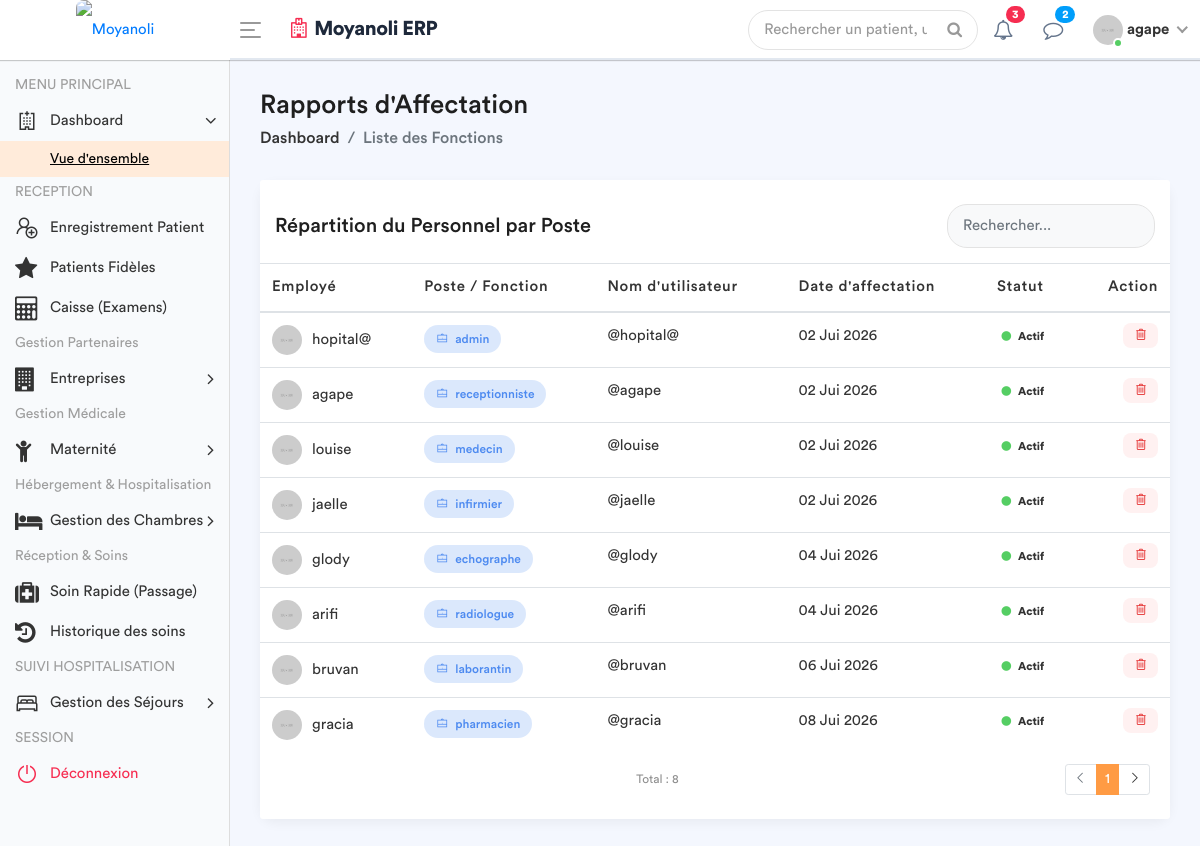
The app's page /employe-poste/ (signed in) with its own data.
### apps/models.py (models this page shows, shortened)
class Fonction(models.Model):
    fonctionKey = models.ForeignKey(Role, on_delete=models.SET_NULL, null=True)
    userKey = models.ForeignKey(User, on_delete=models.SET_NULL, null=True, related_name='user_fonction')
    autorisation = models.CharField(max_length=30, default='oui')

class Role(models.Model):
    roleName = models.CharField(max_length=30)

### apps/views.py (the view)
# urls.py: path('employe-poste/', views.liste_employe_poste, name='liste_employe_poste'),
@login_required
def liste_employe_poste(request):
    role_user = Fonction.objects.filter(userKey=request.user).first()
    fonctionKey = role_user.fonctionKey.roleName if role_user else None
    liste_postes = Fonction.objects.all().select_related('userKey', 'fonctionKey')
    context = {
        'liste_postes': liste_postes,
        'fonctionKey': fonctionKey,
    }
    return render(request, 'back-end/liste_fonctions.html', context)

### apps/templates/back-end/liste_fonctions.html (shortened to what this page needs)
<!DOCTYPE html>
{% load static %}
<html lang="fr">
    <head>
        {% include 'back-end/includes/css.html'%}
    </head>
    <body>
        <div class="main-wrapper">
            {% include 'back-end/includes/header.html'%}
            {% include 'back-end/includes/sidebar.html'%}
            <div class="page-wrapper">
                <div class="content container-fluid">
                    <div class="page-header">
                        <div class="row align-items-center">
                            <div class="col">
                                <h3 class="page-title">Rapports d'Affectation</h3>
                                <ul class="breadcrumb">
                                    <li class="breadcrumb-item"><a href="{% url 'dashboard' %}">Dashboard</a></li>
                                    <li class="breadcrumb-item active">Liste des Fonctions</li>
                                </ul>
                            </div>
                        </div>
                    </div>
                    <div class="row">
                        <div class="col-md-12">
                            <div class="card card-table">
                                <div class="card-header bg-white border-0 pt-4">
                                    <div class="row align-items-center">
                                        <div class="col">
                                            <h4 class="card-title mb-0">Répartition du Personnel par Poste</h4>
                                        </div>
                                        <div class="col-auto">
                                            <div class="search-box-container">
                                                <input type="text" id="searchInput" class="form-control" placeholder="Rechercher...">
                                            </div>
                                        </div>
                                    </div>
                                </div>
                                <div class="card-body">
                                    <div class="table-responsive">
                                        <table class="table table-hover table-center mb-0">
                                            <thead>
                                                <tr>
                                                    <th>Employé</th>
                                                    <th>Poste / Fonction</th>
                                                    <th>Nom d'utilisateur</th>
                                                    <th>Date d'affectation</th>
                                                    <th>Statut</th>
                                                    <th class="text-right">Action</th>
                                                </tr>
                                            </thead>
                                            <tbody id="tableBody">
                                                {% for poste in liste_postes %}
                                                <tr>
                                                    <td>
                                                        <h2 class="table-avatar">
                                                            <img src="/static/back-end/assets/img/profiles/avatar-01.jpg" alt="">
                                                            {{ poste.userKey.get_full_name|default:poste.userKey.username }}
                                                        </h2>
                                                    </td>
                                                    <td>
                                                        <span class="badge bg-inverse-primary badge-role">
                                                            <i class="la la-briefcase mr-1"></i> {{ poste.fonctionKey.roleName }}
                                                        </span>
                                                    </td>
                                                    <td>@{{ poste.userKey.username }}</td>
                                                    <td>{{ poste.userKey.date_joined|date:"d M Y" }}</td>
                                                    <td>
                                                        {% if poste.userKey.is_active %}
                                                            <span class="badge badge-success-border"><i class="fa fa-circle text-success mr-1"></i> Actif</span>
                                                        {% else %}
                                                            <span class="badge badge-danger-border"><i class="fa fa-circle text-danger mr-1"></i> Inactif</span>
                                                        {% endif %}
                                                    </td>
                                                    <td class="text-right">
                                                        <a href="{% url 'supprimer_poste' poste.id %}"
                                                           class="btn-delete"
                                                           onclick="return confirm('Êtes-vous sûr de vouloir supprimer cette affectation ?');"
                                                           title="Supprimer l'affectation">
                                                            <i class="la la-trash-alt"></i>
                                                        </a>
                                                    </td>
                                                </tr>
                                                {% empty %}
                                                <tr>
                                                    <td colspan="6" class="text-center text-muted py-4">
                                                        Aucune affectation enregistrée.
                                                    </td>
                                                </tr>
                                                {% endfor %}
                                            </tbody>
                                        </table>
                                    </div>
                                </div>
                                <div class="card-footer bg-white border-0 pb-4">
                                    <div class="row align-items-center">
                                        <div class="col">
                                            <small class="text-muted">Total : {{ liste_postes|length }}</small>
                                        </div>
                                        <div class="col-auto">
                                            <ul class="pagination pagination-sm mb-0">
                                                <li class="page-item disabled"><a class="page-link" href="#"><i class="la la-angle-left"></i></a></li>
                                                <li class="page-item active"><a class="page-link" href="#">1</a></li>
                                                <li class="page-item"><a class="page-link" href="#"><i class="la la-angle-right"></i></a></li>
                                            </ul>
                                        </div>
                                    </div>
                                </div>
                            </div>
                        </div>
                    </div>
                </div>
            </div>
        </div>
    </body>
</html>

### apps/templates/back-end/includes/header.html (shortened to what this page needs)
{% load static %}
<div class="header" style="background: #ffffff; border-bottom: 2px solid #e2e8f0;">
    <div class="header-left" style="background: #ffffff;">
        <a href="{% url 'home' %}" class="logo">
            <img src="{% static 'front-end/assets/dr/logo.jpeg' %}" width="45" height="45" alt="Moyanoli" style="border-radius: 8px;">
        </a>
    </div>
    <a id="toggle_btn" href="javascript:void(0);" style="color: #007bff;">
        <span class="bar-icon">
            <span></span>
            <span></span>
            <span></span>
        </span>
    </a>
    <div class="page-title-box">
        <h3 style="color: #1e293b; font-weight: 700; letter-spacing: -0.5px;">
            <i class="fa fa-hospital-o text-danger mr-2"></i>Moyanoli ERP
        </h3>
    </div>
    <ul class="nav user-menu">
        <li class="nav-item">
            <div class="top-nav-search">
                <form action="#">
                    <input class="form-control" type="text" placeholder="Rechercher un patient, un dossier...">
                    <button class="btn" type="submit"><i class="fa fa-search"></i></button>
                </form>
            </div>
        </li>
        <li class="nav-item dropdown">
            <a href="#" class="dropdown-toggle nav-link" data-toggle="dropdown">
                <i class="fa fa-bell-o" style="color: #64748b;"></i> <span class="badge badge-pill bg-danger">3</span>
            </a>
        </li>
        <li class="nav-item dropdown">
            <a href="#" class="dropdown-toggle nav-link" data-toggle="dropdown">
                <i class="fa fa-comment-o" style="color: #64748b;"></i> <span class="badge badge-pill bg-info">2</span>
            </a>
        </li>
        <li class="nav-item dropdown has-arrow main-drop">
            <a href="#" class="dropdown-toggle nav-link" data-toggle="dropdown">
                <span class="user-img">
                    <img src="{% static 'back-end/assets/img/profiles/avatar-21.jpg' %}" alt="">
                    <span class="status online"></span>
                </span>
                <span style="font-weight: 600;">{{ user.username }}</span>
            </a>
        </li>
    </ul>
</div>

### apps/templates/back-end/liste_fonctions.html (style rules this page uses)
.page-wrapper { background-color: #f4f7fe; }
.card-table { border: none; border-radius: 15px; box-shadow: 0 4px 12px rgba(0,0,0,0.05); }
.badge-role { padding: 8px 12px; border-radius: 20px; font-weight: 500; font-size: 12px; }
.table-avatar img { width: 30px; height: 30px; border-radius: 50%; margin-right: 10px; }
.search-box-container { max-width: 300px; }
.search-box-container .form-control { border-radius: 20px; padding-left: 15px; background-color: #f8f9fa; border: 1px solid #e3e3e3; }
.btn-delete { color: #e63c3c; background: #fff1f1; border: none; padding: 5px 10px; border-radius: 8px; transition: all 0.3s; }

### records on screen
Fonction: userKey.get_full_name "hopital@", fonctionKey.roleName "admin", userKey.username "hopital@", userKey.date_joined "02 Jui 2026", shows "Actif"
Fonction: userKey.get_full_name "agape", fonctionKey.roleName "receptionniste", userKey.username "agape", userKey.date_joined "02 Jui 2026", shows "Actif"
Fonction: userKey.get_full_name "louise", fonctionKey.roleName "medecin", userKey.username "louise", userKey.date_joined "02 Jui 2026", shows "Actif"
Fonction: userKey.get_full_name "jaelle", fonctionKey.roleName "infirmier", userKey.username "jaelle", userKey.date_joined "02 Jui 2026", shows "Actif"
Fonction: userKey.get_full_name "glody", fonctionKey.roleName "echographe", userKey.username "glody", userKey.date_joined "04 Jui 2026", shows "Actif"
Fonction: userKey.get_full_name "arifi", fonctionKey.roleName "radiologue", userKey.username "arifi", userKey.date_joined "04 Jui 2026", shows "Actif"
Fonction: userKey.get_full_name "bruvan", fonctionKey.roleName "laborantin", userKey.username "bruvan", userKey.date_joined "06 Jui 2026", shows "Actif"
Fonction: userKey.get_full_name "gracia", fonctionKey.roleName "pharmacien", userKey.username "gracia", userKey.date_joined "08 Jui 2026", shows "Actif"

### other values on screen
{{ user.username }} "agape"
{{ liste_postes|length }} "8"
